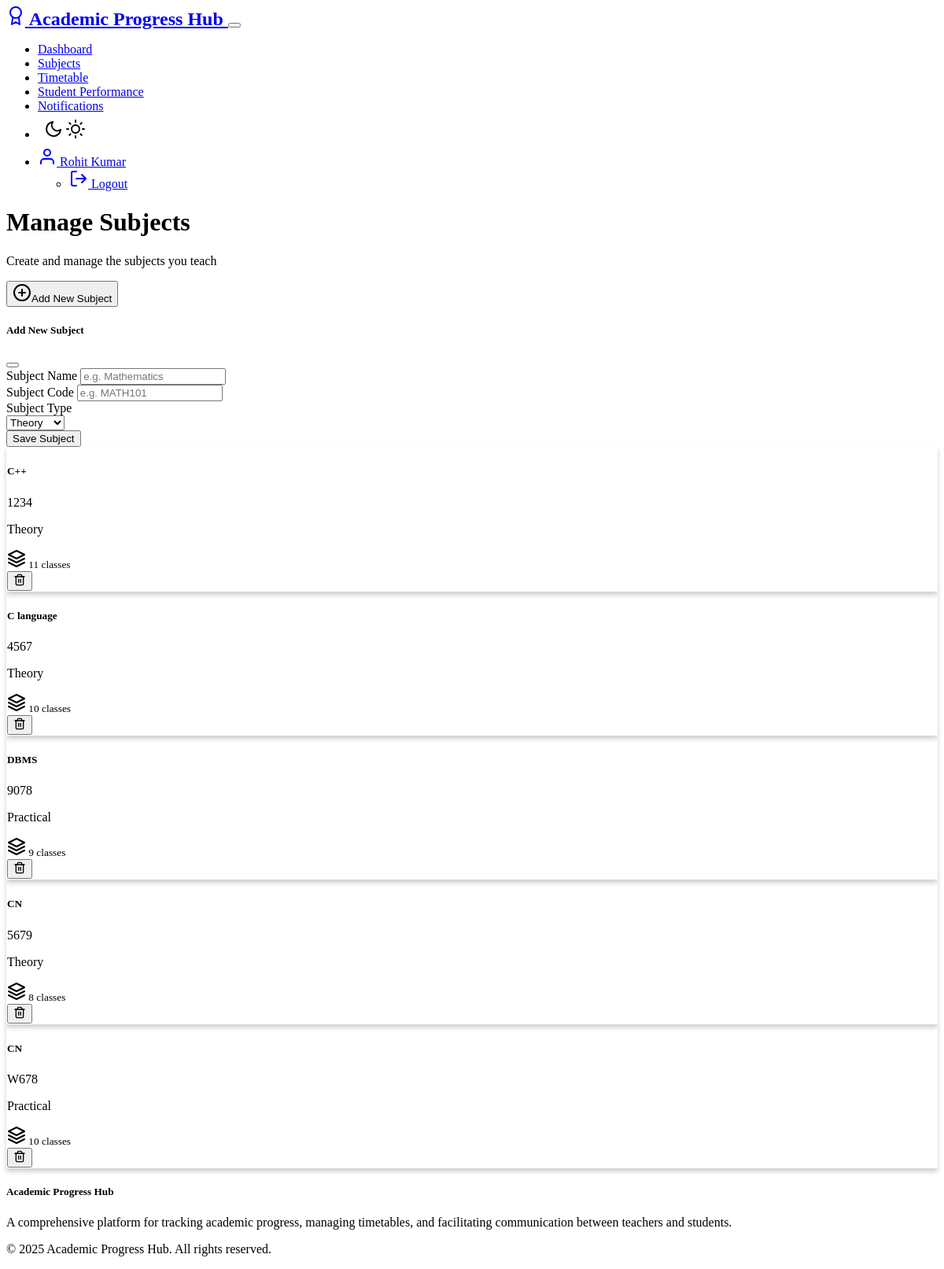
The app's page /teacher/subjects (signed in) with its own data.
### models.py (models this page shows, shortened)
class User(UserMixin, db.Model):
    __tablename__ = 'users'
    id = db.Column(db.Integer, primary_key=True)
    username = db.Column(db.String(64), unique=True, nullable=False)
    email = db.Column(db.String(120), unique=True, nullable=False)
    password_hash = db.Column(db.String(256), nullable=False)
    role = db.Column(db.String(10), nullable=False)  # 'admin', 'teacher' or 'student'
    created_at = db.Column(db.DateTime, default=datetime.utcnow)
    teacher_profile = db.relationship('Teacher', backref='user', uselist=False, cascade='all, delete-orphan')
    student_profile = db.relationship('Student', backref='user', uselist=False, cascade='all, delete-orphan')

class Subject(db.Model):
    __tablename__ = 'subjects'
    id = db.Column(db.Integer, primary_key=True)
    name = db.Column(db.String(100), nullable=False)
    code = db.Column(db.String(20), nullable=False, unique=True)
    type = db.Column(db.String(20), nullable=False, default='Theory')
    teacher_id = db.Column(db.Integer, db.ForeignKey('teachers.id'), nullable=False)
    timetables = db.relationship('Timetable', backref='subject', cascade='all, delete-orphan')
    performances = db.relationship('Performance', backref='subject', cascade='all, delete-orphan')

### routes/teacher_routes.py (the view)
    def decorated_function(*args, **kwargs):
        if not current_user.is_authenticated or current_user.role != 'teacher':
            flash('Access denied: Teacher permissions required.', 'danger')
            return redirect(url_for('auth.login'))
        return f(*args, **kwargs)

### forms.py
class SubjectForm(FlaskForm):
    name = StringField('Subject Name', validators=[DataRequired()])
    code = StringField('Subject Code', validators=[DataRequired()])
    type = SelectField('Subject Type', choices=[('Theory', 'Theory'), ('Practical', 'Practical')], validators=[DataRequired()])
    submit = SubmitField('Save Subject')

### app.py (called while the page is built)
@login_manager.user_loader
def load_user(user_id):
    from models import User
    return User.query.get(int(user_id))

### routes/teacher_routes.py (called while the page is built, shortened)
def teacher_required(f):
    def decorated_function(*args, **kwargs):
        if not current_user.is_authenticated or current_user.role != 'teacher':
            flash('Access denied: Teacher permissions required.', 'danger')
            return redirect(url_for('auth.login'))
        return f(*args, **kwargs)
    decorated_function.__name__ = f.__name__
    return login_required(decorated_function)

@teacher.route('/subjects', methods=['GET', 'POST'])
@teacher_required
def subjects():
    teacher_profile = Teacher.query.filter_by(user_id=current_user.id).first()
    form = SubjectForm()
    subjects = Subject.query.filter_by(teacher_id=teacher_profile.id).all()
    return render_template('teacher/subjects.html', form=form, subjects=subjects)

### templates/teacher/subjects.html (shortened to what this page needs)
{% extends 'layout.html' %}
{% block content %}
<div class="row mb-4 align-items-center">
    <div class="col">
        <h1 class="mb-0">Manage Subjects</h1>
        <p class="text-muted">Create and manage the subjects you teach</p>
    </div>
    <div class="col-auto">
        <button type="button" class="btn btn-primary" data-bs-toggle="modal" data-bs-target="#newSubjectModal">
            <span data-feather="plus-circle" class="me-2"></span>Add New Subject
        </button>
    </div>
</div>
<div class="modal fade" id="newSubjectModal" tabindex="-1" aria-labelledby="newSubjectModalLabel" aria-hidden="true">
    <div class="modal-dialog">
        <div class="modal-content">
            <div class="modal-header">
                <h5 class="modal-title" id="newSubjectModalLabel">Add New Subject</h5>
                <button type="button" class="btn-close" data-bs-dismiss="modal" aria-label="Close"></button>
            </div>
            <div class="modal-body">
                <form method="POST" action="{{ url_for('teacher.subjects') }}">
                    <div class="mb-3">
                        {{ form.name.label(class="form-label") }}
                        {{ form.name(class="form-control", placeholder="e.g. Mathematics") }}
                    </div>
                    <div class="mb-3">
                        {{ form.code.label(class="form-label") }}
                        {{ form.code(class="form-control", placeholder="e.g. MATH101") }}
                    </div>
                    <div class="mb-3">
                        {{ form.type.label(class="form-label") }}
                        <div>
                            {{ form.type(class="form-select") }}
                        </div>
                    </div>
                    <div class="d-grid">
                        {{ form.submit(class="btn btn-primary") }}
                    </div>
                </form>
            </div>
        </div>
    </div>
</div>
{% if subjects %}
    <div class="row g-4">
        {% for subject in subjects %}
            <div class="col-md-6 col-lg-4">
                <div class="card h-100">
                    <div class="card-body">
                        <div class="d-flex justify-content-between align-items-center mb-2">
                            <h5 class="card-title mb-0">{{ subject.name }}</h5>
                            <span class="badge bg-secondary">{{ subject.code }}</span>
                        </div>
                        <p class="text-muted mb-2">{{ subject.type }}</p>
                        <div class="d-flex justify-content-between mt-3">
                            <small class="text-muted">
                                <span data-feather="layers" class="me-1"></span>
                                {{ subject.timetables|length }} classes
                            </small>
                            <form method="POST" action="{{ url_for('teacher.delete_subject', subject_id=subject.id) }}" onsubmit="return confirm('Are you sure you want to delete this subject? This will also delete all related timetables and performance records.');">
                                <button type="submit" class="btn btn-sm btn-outline-danger">
                                    <span data-feather="trash-2" style="width: 16px; height: 16px;"></span>
                                </button>
                            </form>
                        </div>
                    </div>
                </div>
            </div>
        {% endfor %}
    </div>
{% endif %}
{% endblock %}

### templates/layout.html (shortened to what this page needs)
<!DOCTYPE html>
<html lang="en" data-bs-theme="dark">
<head>
    <link rel="stylesheet" href="https://cdn.replit.com/agent/bootstrap-agent-dark-theme.min.css">
    <link rel="stylesheet" href="{{ url_for('static', filename='css/style.css') }}">
</head>
<body>
    <nav class="navbar navbar-expand-lg navbar-dark bg-dark mb-4">
        <div class="container">
            <a class="navbar-brand" href="{{ url_for('index') }}">
                <span data-feather="award" class="me-2"></span>
                Academic Progress Hub
            </a>
            <button class="navbar-toggler" type="button" data-bs-toggle="collapse" data-bs-target="#navbarNav">
            </button>
            <div class="collapse navbar-collapse" id="navbarNav">
                <ul class="navbar-nav ms-auto">
                    {% if current_user.is_authenticated %}
                        {% if current_user.role == 'admin' %}
                            <li class="nav-item">
                                <a class="nav-link" href="{{ url_for('admin.admin_dashboard') }}">Admin Dashboard</a>
                            </li>
                            <li class="nav-item">
                                <a class="nav-link" href="{{ url_for('admin.manage_users') }}">Manage Users</a>
                            </li>
                        {% elif current_user.role == 'teacher' %}
                            <li class="nav-item">
                                <a class="nav-link" href="{{ url_for('teacher.dashboard') }}">Dashboard</a>
                            </li>
                            <li class="nav-item">
                                <a class="nav-link" href="{{ url_for('teacher.subjects') }}">Subjects</a>
                            </li>
                            <li class="nav-item">
                                <a class="nav-link" href="{{ url_for('teacher.timetable') }}">Timetable</a>
                            </li>
                            <li class="nav-item">
                                <a class="nav-link" href="{{ url_for('teacher.student_performance') }}">Student Performance</a>
                            </li>
                            <li class="nav-item">
                                <a class="nav-link" href="{{ url_for('notification.teacher_notifications') }}">Notifications</a>
                            </li>
                        {% endif %}
                        <li class="nav-item">
                            <button class="nav-link btn theme-toggle px-2" id="themeToggle" title="Toggle Light/Dark Mode">
                                <span data-feather="moon" class="theme-icon-dark d-none"></span>
                                <span data-feather="sun" class="theme-icon-light"></span>
                            </button>
                        </li>
                        <li class="nav-item dropdown">
                            <a class="nav-link dropdown-toggle" href="#" id="userDropdown" role="button" data-bs-toggle="dropdown">
                                <span data-feather="user" class="me-1"></span>
                                {{ current_user.username }}
                            </a>
                            <ul class="dropdown-menu dropdown-menu-end">
                                <li>
                                    <a class="dropdown-item" href="{{ url_for('auth.logout') }}">
                                        <span data-feather="log-out" class="me-1"></span> Logout
                                    </a>
                                </li>
                            </ul>
                        </li>
                    {% endif %}
                </ul>
            </div>
        </div>
    </nav>
    <main class="container my-4">
        {% block content %}{% endblock %}
    </main>
    <footer class="bg-dark text-light py-4 mt-5">
        <div class="container">
            <div class="row">
                <div class="col-md-6">
                    <h5>Academic Progress Hub</h5>
                    <p>A comprehensive platform for tracking academic progress, managing timetables, and facilitating communication between teachers and students.</p>
                </div>
                <div class="col-md-6 text-md-end">
                    <p>&copy; 2025 Academic Progress Hub. All rights reserved.</p>
                </div>
            </div>
        </div>
    </footer>
</body>
</html>

### static/css/style.css (style rules this page uses)
:root { --transition-speed: 0.3s; }
.theme-toggle { background: transparent; border: none; cursor: pointer; padding: 0.5rem; transition: color var(--transition-speed); }
.navbar-brand { font-weight: bold; font-size: 1.5rem; }
.card { background-color: var(--bs-dark); border: 1px solid rgba(255, 255, 255, 0.1); box-shadow: 0 4px 6px rgba(0, 0, 0, 0.2); overflow: hidden; }
body, .card, .chart-container { transition: background-color var(--transition-speed) ease, color var(--transition-speed) ease, border-color var(--transition-speed) ease; }

### records on screen
User: username "Rohit Kumar"
Subject: name "C++", code "1234", type "Theory", timetables|length "11"
Subject: name "C language", code "4567", type "Theory", timetables|length "10"
Subject: name "DBMS", code "9078", type "Practical", timetables|length "9"
Subject: name "CN", code "5679", type "Theory", timetables|length "8"
Subject: name "CN", code "W678", type "Practical", timetables|length "10"
